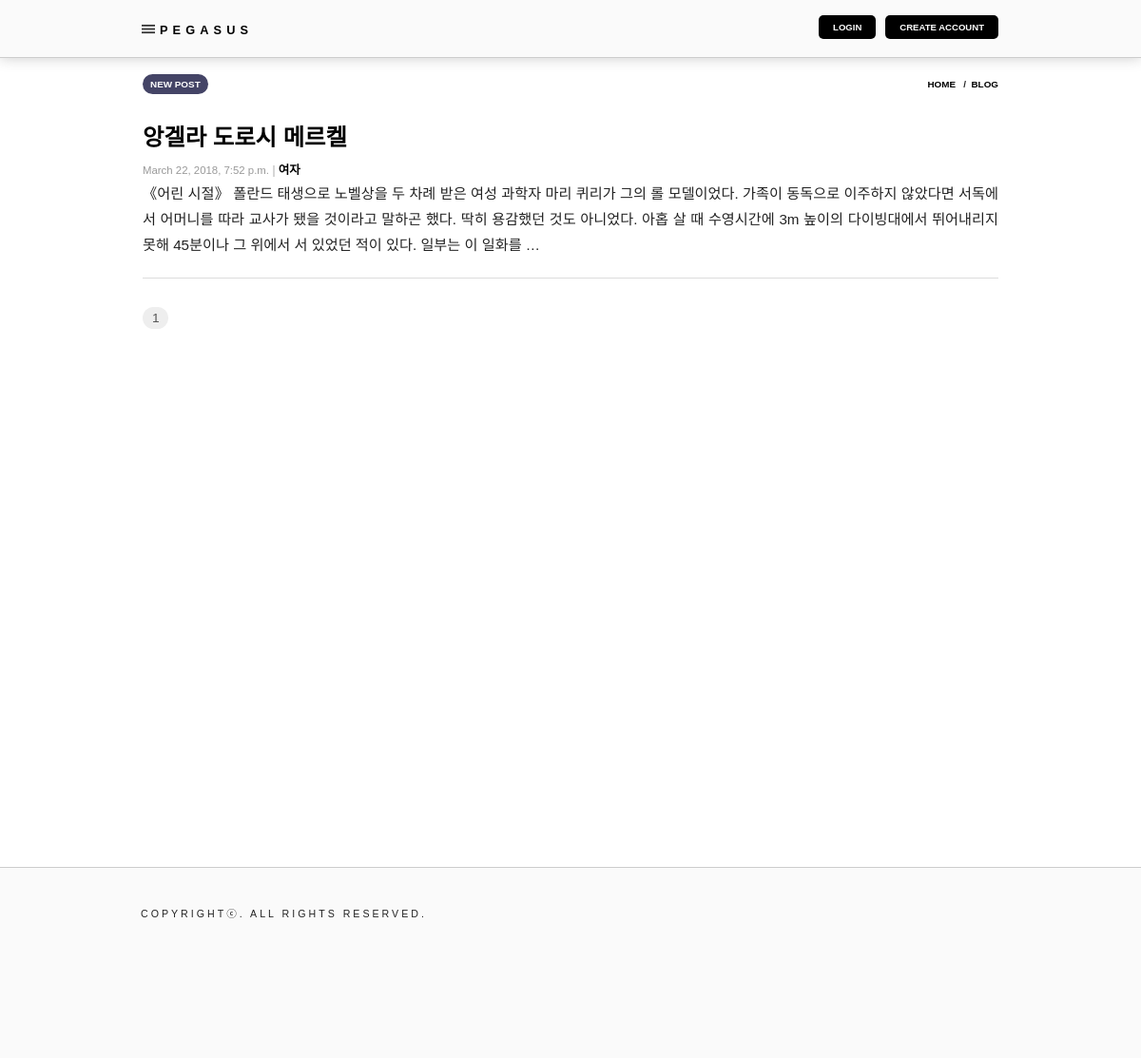
/blog/, run on an earlier commit of the app's database.
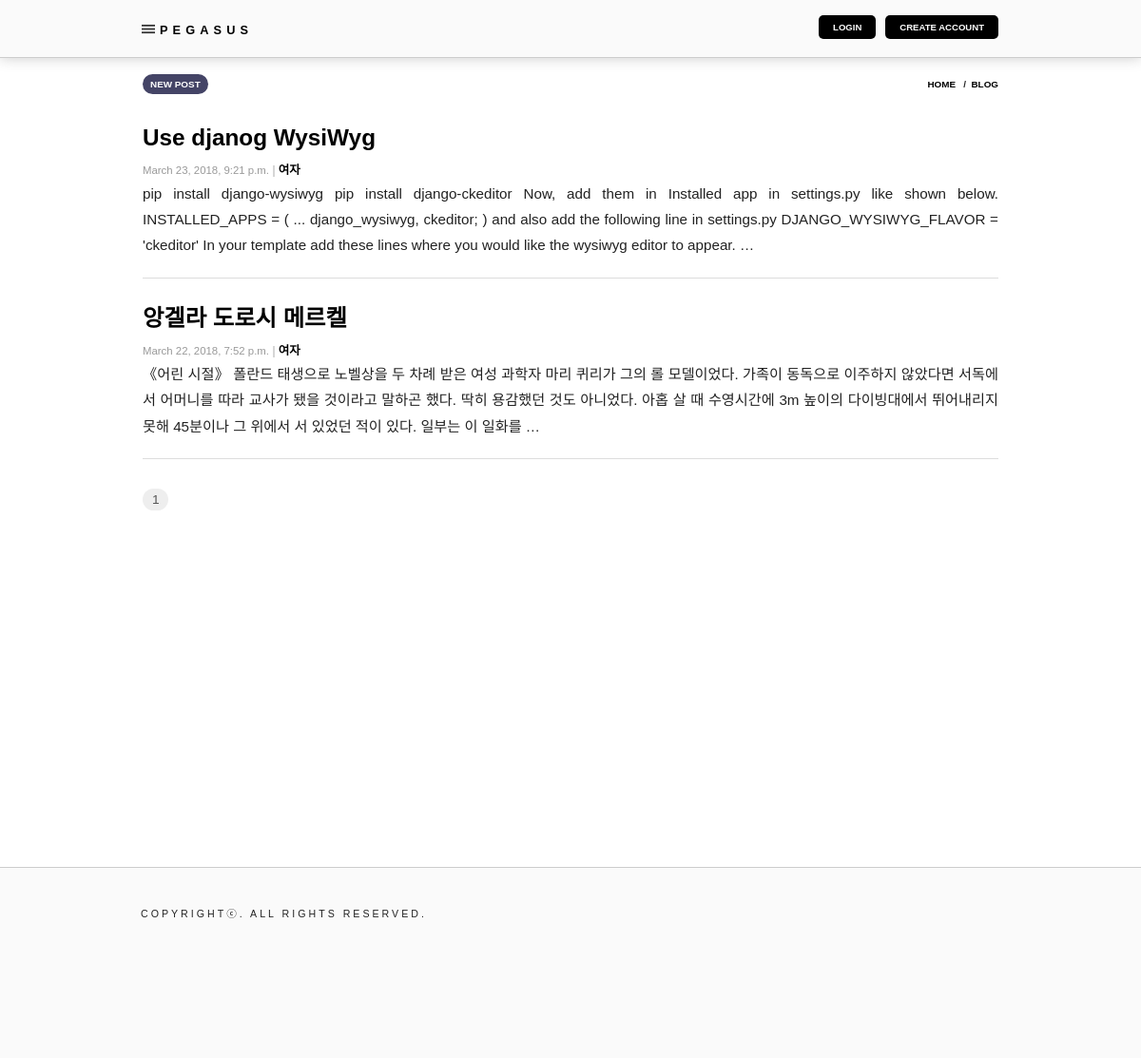
And on a later commit of the database.
### blog/models.py (models this page shows, shortened)
class Blog(models.Model):
    objects        = models.Manager()
    author         = models.ForeignKey('auth.User', on_delete=models.CASCADE, verbose_name='등록자')
    category       = models.ForeignKey(Category, on_delete=models.CASCADE, default=1, verbose_name='분류')
    title          = models.CharField(max_length=200, verbose_name='제목')
    text           = models.TextField(verbose_name='내용')
    created_date   = models.DateTimeField(default=timezone.now, verbose_name='생성일')
    published_date = models.DateTimeField(blank=True, null=True, verbose_name='공개일')

class Category(models.Model):
    objects       = models.Manager()
    category_name = models.CharField(max_length=50, verbose_name='분류명')

### blog/views.py (the view)
def blog_list(request):
    intPageSize = 10
    catid = request.GET.get('cat')
    catnm = ""
    list  = Blog.objects.select_related('category')
    if catid:
        catnm = get_object_or_404(Category, pk=catid).category_name
        list  = list.filter(category=catid)
    list = list.order_by('-published_date')
    paginator = Paginator(list, intPageSize)
    page      = request.GET.get('page')
    try:
        posts = paginator.page(page)
    except PageNotAnInteger:
        posts = paginator.page(1)
    except EmptyPage:
        posts = paginator.page(paginator.num_pages)
    return render(request, 'blog/blog_list.html', {
            'posts':posts,
            'totalcnt':paginator.count,
            'pagesize':intPageSize,
            'category':catid,
            'category_name':catnm
        }
    )

### blog/templates/blog/blog_list.html (shortened to what this page needs)
{% extends 'main/layout.html' %}
{% load static %}
{% block custom_actions %}
    <a href='{% url 'blog:blog_new' %}'>NEW POST</a>
{% endblock custom_actions %}
{% block location %}
    &nbsp;&nbsp;/&nbsp;&nbsp;<a href='{% url 'blog:blog_list' %}'>BLOG</a>
{% endblock %}
{% block content %}
    {% for post in posts %}
        <h1 class='title'><a href="{% url 'blog:blog_detail' pk=post.pk %}?page={{posts.number}}{% if category %}&cat={{ category }}{% endif %}">{{ post.title }}</a></h1>
        <div class="subtitle">{{ post.published_date }} <a href='?cat={{ post.category.pk }}'>{{ post.category.category_name }}</a></div>
        <div class='articlecontent'>{{ post.text|striptags|truncatewords:50 }}</div>
        <div class='delimeter'></div>
        <div>&nbsp;</div>
    {% endfor %}
{% endblock %}

### main/templates/main/layout.html (shortened to what this page needs)
{% load staticfiles %}
<!DOCTYPE html>
<html lang="ko">
	<head>
		<link rel="stylesheet" href="{% static 'css/style.css' %}?00007" type="text/css" media="all">
	</head>
	<body>
		<div id="container">
			<div id="header">
				<div id="section_logo">
					<img id="menu" src="{% static 'images/btnBurger.png' %}" onclick="controlPopMenu();return false;" alt="메뉴열기" title="메뉴열기">
					<span id="domain"><a href='/'>PEGASUS</a></span>
				</div>
				<div id="section_logon_status">
				    {% if user.is_active %}
				    {{ user.username }}
				    <a href='{% url 'logout' %}' class='btn'>LOGOUT</a>
				    {% else %}
				    <a href='{% url 'login' %}' class='btn'>LOGIN</a>
				    <a href='{% url 'join' %}' class='btn'>CREATE ACCOUNT</a>
				    {% endif %}
				</div>
			</div>
			<div id="article">
			    <div id="section_body_top">
    				<span id="section_buttons">
    				    {% block custom_actions %}
    				    {% endblock %}
    				</span>
    				<span id="section_location"><a href='/' title='홈으로 이동'>HOME</a>{% block location %}{% endblock %}</span>
				</div>
				<div id="section_body">
                    {% block content %}
                    {% endblock %}
                    <p>&nbsp;</p>
                </div>
            </div>
        </div>
        <div id="footer">
            <div id="copyright">COPYRIGHTⓒ<b></b>. ALL RIGHTS RESERVED.</div>
        </div>
    </body>
</html>

### static/css/style.css (style rules this page uses)
html, body { margin:0;padding:0;height:100%; }
body { min-width:320px;overflow-x:hidden;font-size:0.95em;color:#222;font-family:'GyeonggiBatang',sans-serif;line-height:1.8em; }
header,article,footer,div,ul,li,dl,dt,dd,p,h1,h2,h3,h4,h5,h6,fieldsetlegend,iframe,table,th,td { margin:0;padding:0; }
img, fieldset, button { border:0; }
a { text-decoration:none;color:#000; }
a.btn { text-decoration:none;font-size:0.9em;letter-spacing:-1px;transition:background-color .4s ease-in-out; }
#container { width:100%; }
#header { position:fixed;top:0;left:0;width:100%;height:60px;background-color:#fafafa;border-bottom:1px solid #ccc;z-index:3; font-size:0.7em;font-weight:bold;letter-spacing:1px; transition: top 0.2s ease-in-out;-webkit-box-shadow: 0px 0px 14px 0px rgba(204,204,204,1);-moz-box-shadow: 0px 0px 14px 0px rgba(204,204,204,1);box-shadow: 0px 0px 14px 0px rgba(204,204,204,1); }
#article { padding:10px 30px;min-height:800px;max-width:900px;margin:0 auto; }
#section_body_top { position:relative;width:100%;height:20px;margin-bottom:35px;font-size:0.65em;font-weight:bold; }
#section_buttons a { padding:5px 8px;background-color:#446;color:#fff;border-radius:20px;transition:background-color .4s ease-in-out; }
#section_location { position:absolute;right:0px;text-align:right; }
#footer { display:relative;width:100%;height:200px;border-top:1px solid #ccc;background-color:#fafafa; }
#section_logo { position:absolute;width:100%; }
#section_logo #menu { position:absolute;width:17px;height:13px;top:24px;left:28px; }
#section_logo #domain { position:absolute;left:48px;top:18px;font-size:1.2em;letter-spacing:0.4em; }
#section_logon_status { position:absolute;top:15px;right:30px;display:none; }
#section_logon_status a { letter-spacing:0px; }
#footer div { margin-top:35px;margin-left:28px;position:absolute;z-index:1;letter-spacing:3px;font-size:0.7em; }
h1 { position:relative;margin-bottom:20px;font-size:1.6em;font-weight:bold;line-height:1.2em;overflow:hidden;white-space:nowrap;text-overflow:ellipsis; }
h1.title { overflow:visible;white-space:normal; }
div.subtitle { margin-top:-10px;color:#999;font-size:0.75em;line-height:1.8em;overflow:hidden;white-space:nowrap;text-overflow:ellipsis; }
div.subtitle a { font-weight:bold;padding-right:3px;font-size:1.1em; }
div.subtitle a:before { content:'|';margin-right:3px;color:#ccc; }
#articlecontent, .articlecontent { text-align:justify; }
input[type=submit], a.btn { border-radius:5px;border:0;padding:7px 15px;background:#000;color:#fff;margin-right:6px;cursor:pointer;font-family:'GyeonggiBatang',sans-serif; }

### blog/templates/blog/blog_list.html (style rules this page uses)
.delimeter { height:20px;border-bottom:1px solid #ddd; }

What changed in the data, as far as the page shows it:
added Blog: title "Use djanog WysiWyg", published_date "March 23, 2018, 9:21 p.m.", category.category_name "여자", text "pip install django-wysiwyg pip install django-ckeditor Now, add them in Installed app in settings.py like shown below. INSTALLED_APPS = ( ... django_wysiwyg, ckeditor; ) and also add the following line in settings.py DJANGO_WYSIWYG_FLAVOR = 'ckeditor' In your template add these lines where you would like the wysiwyg editor to appear. …"
